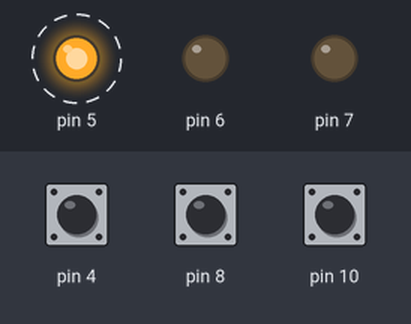
A sketch run on a simulated Arduino Uno, built with avr-gcc and run on an emulated ATmega328P. On the bench: output pins drawn as LEDs (lit = HIGH). Dashed ring = blinking. Inputs (shaded band) come from the test bench; at power-on: pin 8 HIGH, pin 10 HIGH, pin 4 HIGH.

Above: at 4.62 s.
5.1 s: pin 8 pulled LOW for 0.15 s
At 6.0 s:
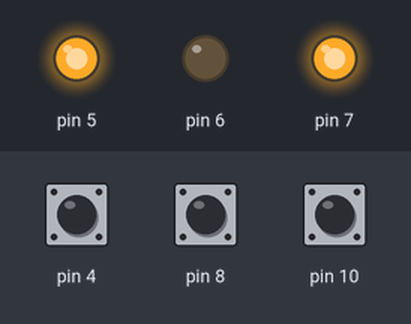
8.1 s: pin 10 pulled LOW for 0.15 s
At 8.6 s:
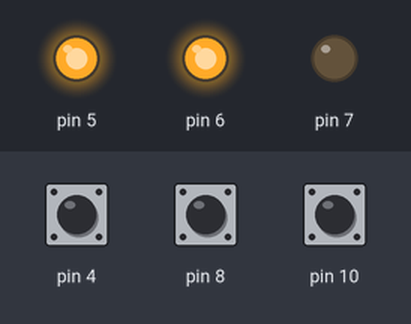
11.1 s: pin 8 pulsed LOW 5 times (0.12 s each, 0.3 s apart)
At 13.3 s:
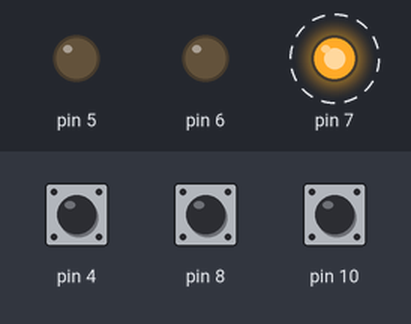
14.1 s: pin 10 pulsed LOW 5 times (0.12 s each, 0.3 s apart)
At 15.3 s:
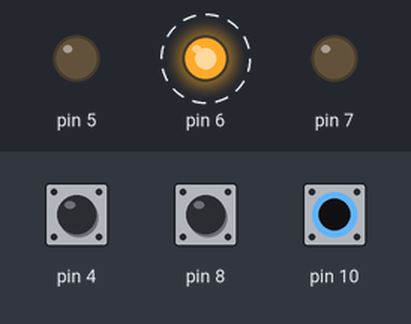
Timing chart, 0 to 18.1 s (numbered marks = the images above; inputs shaded):
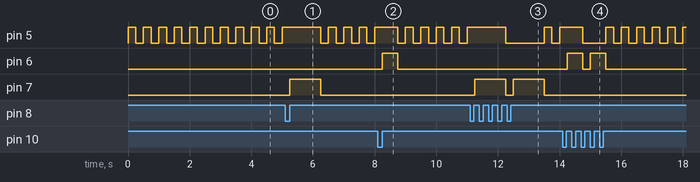

The sketch:

Exercicio01.ino
```cpp
int flag_PD7 = 0;
int flag_PD6 = 0;
int flag_PB1 = 0;

ISR(PCINT2_vect) {
    if (!(PIND & 0b00010000)) {   // PCINT20
        flag_PB1 = 1;
    }
}

ISR(PCINT0_vect) {
    if (!(PINB & 0b00000001)) {   // PCINT0
        flag_PD7 = 1;
    }
    if (!(PINB & 0b00000100)) {   // PCINT2
        flag_PD6 = 1;
    }
}

int main(void) {
    DDRD |= 0b11100000;
    DDRB |= 0b00000010;

    PORTD &= ~(0b11100000);
    PORTD |= 0b00010000;

    DDRB &= ~(0b00000010);
    PORTB |= 0b00000101;

    PCICR |= 0b00000101;
    PCMSK2 |= 0b00010000;
    PCMSK0 |= 0b00000101;

    sei();

    while (1) {
        PORTD ^= 0b00100000;
        _delay_ms(250);

        if (flag_PD7) {
            PORTD |= 0b10000000;
            _delay_ms(1000);
            PORTD &= ~(0b10000000);
            flag_PD7 = 0;
        }

        if (flag_PD6) {
            PORTD |= 0b01000000;
            _delay_ms(500);
            PORTD &= ~(0b01000000);
            flag_PD6 = 0;
        }

        if (flag_PB1) {
            PORTB |= 0b00000010;
            _delay_ms(2000);
            PORTB &= ~(0b00000010);
            flag_PB1 = 0;
        }
    }
}
```

Measured:
- after the input at 5.1 s, pin 7: LOW → HIGH after 0.15 s, → LOW 1.0 s later
- after the input at 8.1 s, pin 6: LOW → HIGH after 0.15 s, → LOW 0.50 s later
- after the input at 11.1 s, pin 7: alternates HIGH for 1.0 s and LOW for 0.25 s, starting after 0.15 s
- after the input at 14.1 s, pin 6: alternates HIGH for 0.50 s and LOW for 0.25 s, 4 changes in all, then stays LOW, starting after 0.15 s
- by itself, pin 5: alternates HIGH for 0.25 s and LOW for 0.25 s
